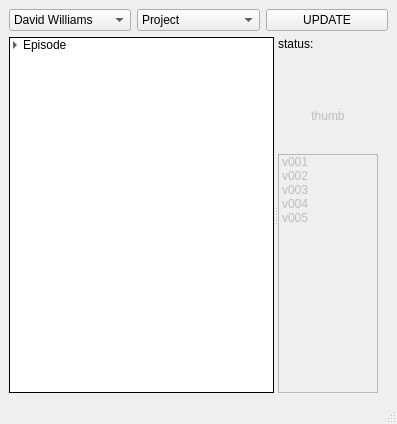
<?xml version="1.0" encoding="UTF-8"?>
<ui version="4.0">
 <class>MainWindow</class>
 <widget class="QMainWindow" name="MainWindow">
  <property name="geometry">
   <rect>
    <x>0</x>
    <y>0</y>
    <width>397</width>
    <height>424</height>
   </rect>
  </property>
  <property name="windowTitle">
   <string>MainWindow</string>
  </property>
  <widget class="QWidget" name="centralwidget">
   <layout class="QGridLayout" name="gridLayout_2">
    <item row="0" column="0">
     <widget class="QComboBox" name="user_CB">
      <item>
       <property name="text">
        <string>David Williams</string>
       </property>
      </item>
     </widget>
    </item>
    <item row="0" column="2">
     <widget class="QPushButton" name="refresh_B">
      <property name="text">
       <string>UPDATE</string>
      </property>
     </widget>
    </item>
    <item row="0" column="1">
     <widget class="QComboBox" name="project_CB">
      <item>
       <property name="text">
        <string>Project</string>
       </property>
      </item>
     </widget>
    </item>
    <item row="2" column="0" colspan="3">
     <widget class="QSplitter" name="splitter_2">
      <property name="orientation">
       <enum>Qt::Horizontal</enum>
      </property>
      <property name="opaqueResize">
       <bool>false</bool>
      </property>
      <property name="childrenCollapsible">
       <bool>false</bool>
      </property>
      <widget class="QTreeWidget" name="task_LW">
       <property name="sizePolicy">
        <sizepolicy hsizetype="MinimumExpanding" vsizetype="Expanding">
         <horstretch>0</horstretch>
         <verstretch>0</verstretch>
        </sizepolicy>
       </property>
       <property name="contextMenuPolicy">
        <enum>Qt::CustomContextMenu</enum>
       </property>
       <property name="frameShape">
        <enum>QFrame::Box</enum>
       </property>
       <property name="frameShadow">
        <enum>QFrame::Plain</enum>
       </property>
       <property name="verticalScrollBarPolicy">
        <enum>Qt::ScrollBarAsNeeded</enum>
       </property>
       <property name="iconSize">
        <size>
         <width>75</width>
         <height>75</height>
        </size>
       </property>
       <property name="autoExpandDelay">
        <number>0</number>
       </property>
       <property name="indentation">
        <number>10</number>
       </property>
       <property name="rootIsDecorated">
        <bool>true</bool>
       </property>
       <property name="uniformRowHeights">
        <bool>false</bool>
       </property>
       <property name="sortingEnabled">
        <bool>true</bool>
       </property>
       <property name="animated">
        <bool>true</bool>
       </property>
       <attribute name="headerVisible">
        <bool>false</bool>
       </attribute>
       <attribute name="headerCascadingSectionResizes">
        <bool>false</bool>
       </attribute>
       <attribute name="headerStretchLastSection">
        <bool>true</bool>
       </attribute>
       <column>
        <property name="text">
         <string>1</string>
        </property>
       </column>
       <item>
        <property name="text">
         <string>Episode</string>
        </property>
        <item>
         <property name="text">
          <string>q0010_anim.ma</string>
         </property>
         <property name="icon">
          <iconset>
           <normalon>Patterns_LI_5.jpg</normalon>
          </iconset>
         </property>
        </item>
       </item>
      </widget>
      <widget class="QSplitter" name="splitter">
       <property name="sizePolicy">
        <sizepolicy hsizetype="Ignored" vsizetype="Ignored">
         <horstretch>0</horstretch>
         <verstretch>0</verstretch>
        </sizepolicy>
       </property>
       <property name="orientation">
        <enum>Qt::Vertical</enum>
       </property>
       <property name="childrenCollapsible">
        <bool>false</bool>
       </property>
       <widget class="QWidget" name="widget" native="true">
        <property name="sizePolicy">
         <sizepolicy hsizetype="Fixed" vsizetype="Ignored">
          <horstretch>0</horstretch>
          <verstretch>0</verstretch>
         </sizepolicy>
        </property>
        <layout class="QGridLayout" name="gridLayout">
         <item row="0" column="0">
          <widget class="QLabel" name="label">
           <property name="text">
            <string>status:</string>
           </property>
          </widget>
         </item>
         <item row="2" column="0" colspan="2">
          <widget class="QPushButton" name="icon_PB">
           <property name="enabled">
            <bool>false</bool>
           </property>
           <property name="minimumSize">
            <size>
             <width>100</width>
             <height>65</height>
            </size>
           </property>
           <property name="maximumSize">
            <size>
             <width>100</width>
             <height>70</height>
            </size>
           </property>
           <property name="text">
            <string>thumb</string>
           </property>
           <property name="iconSize">
            <size>
             <width>100</width>
             <height>100</height>
            </size>
           </property>
           <property name="flat">
            <bool>true</bool>
           </property>
          </widget>
         </item>
         <item row="3" column="0">
          <widget class="QListWidget" name="version_LW">
           <property name="enabled">
            <bool>false</bool>
           </property>
           <property name="minimumSize">
            <size>
             <width>100</width>
             <height>0</height>
            </size>
           </property>
           <property name="maximumSize">
            <size>
             <width>100</width>
             <height>16777215</height>
            </size>
           </property>
           <property name="contextMenuPolicy">
            <enum>Qt::CustomContextMenu</enum>
           </property>
           <item>
            <property name="text">
             <string>v001</string>
            </property>
           </item>
           <item>
            <property name="text">
             <string>v002</string>
            </property>
           </item>
           <item>
            <property name="text">
             <string>v003</string>
            </property>
           </item>
           <item>
            <property name="text">
             <string>v004</string>
            </property>
           </item>
           <item>
            <property name="text">
             <string>v005</string>
            </property>
           </item>
          </widget>
         </item>
         <item row="1" column="0" colspan="2">
          <widget class="QLineEdit" name="statusText_TE">
           <property name="enabled">
            <bool>false</bool>
           </property>
           <property name="frame">
            <bool>false</bool>
           </property>
           <property name="readOnly">
            <bool>true</bool>
           </property>
          </widget>
         </item>
        </layout>
       </widget>
      </widget>
     </widget>
    </item>
   </layout>
  </widget>
  <widget class="QMenuBar" name="menubar">
   <property name="geometry">
    <rect>
     <x>0</x>
     <y>0</y>
     <width>397</width>
     <height>18</height>
    </rect>
   </property>
  </widget>
  <widget class="QStatusBar" name="statusbar"/>
  <action name="actionOpen">
   <property name="text">
    <string>open</string>
   </property>
  </action>
 </widget>
 <resources/>
 <connections/>
</ui>
